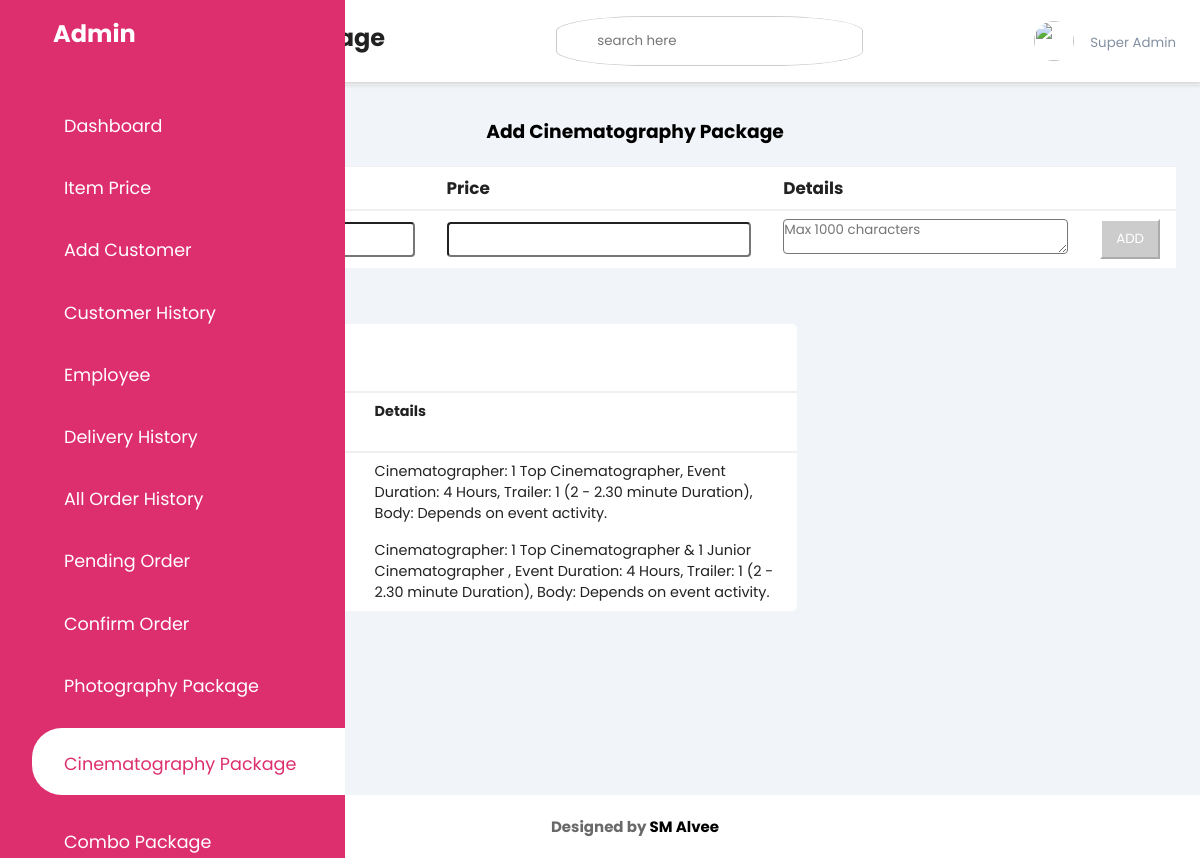
The app's page /admin/addcinepackage.php (signed in) with its own data.
### tables this page shows
CREATE TABLE `cinepackage` (
  `id` int(11) NOT NULL,
  `package_name` varchar(100) NOT NULL,
  `price` int(11) NOT NULL,
  `details` varchar(1000) NOT NULL
);

### db/DBConfig.php (called while the page is built, shortened)
<?php
class dbconfig
{
	private $_host = "localhost";
	private $_username = "root";
	private $_password = "";
	private $_database = "wedding";
	protected $connection;
	public function __construct()
	{
		if(!isset($this->connection))
		{
			$this->connection = new mysqli($this->_host,$this->_username,$this->_password,$this->_database);
		}
		return $this->connection;
	}
}
?>

### db/Crud.php (called while the page is built, shortened)
<?php
include_once 'DBConfig.php';
class Crud extends dbconfig{
	public function getData($query)
	{
		$result = $this->connection->query($query);
			$rows = array();
			while($row = $result->fetch_assoc())
			{
				$rows[] = $row;
			}
		return $rows;
	}
}
?>

### admin/addcinepackage.php (the view, shortened to what this page needs)
<?php
  include_once '../db/Crud.php';
  $crud = new Crud();
  $query2 = "select * from cinepackage";
  $getpackage = $crud->getData($query2);
?>
<!DOCTYPE html>
<html lang="en">
<head>
	<link rel="stylesheet" href="https://maxst.icons8.com/vue-static/landings/line-awesome/line-awesome/1.3.0/css/line-awesome.min.css">
	<link rel="stylesheet" type="text/css" href="css/style.css">
</head>
<body>
	<div class="sidebar">
		<div class="sidebar-brand">
			<h2><span class="lab la-accusoft"></span> <span>Admin</span></h2>
		</div>
		<div class="sidebar-menu">
			<ul>
				<li>
					<a href="dashboard.php" ><span class="las la-igloo"></span><span>Dashboard</span></a>
				</li>
				<li>
					<a href="package.php"><span class="las la-users"></span><span>Item Price</span></a>
				</li>
				<li>
					<a href="addcustomer.php"><span class="las la-clipboard-list"></span><span>Add Customer</span></a>
				</li>
				<li>
					<a href="customerhistory.php" ><span class="las la-users"></span><span>Customer History</span></a>
				</li>
				<li>
					<a href=""><span class="las la-shopping-bag"></span><span>Employee</span></a>
				</li>
				<li>
					<a href=""><span class="las la-shopping-bag"></span><span>Delivery History</span></a>
				</li>
				<li>
					<a href="allorderhistory.php"><span class="las la-shopping-bag"></span><span>All Order History</span></a>
				</li>
				<li>
					<a href="orderrequest.php" ><span class="las la-shopping-bag"></span><span>Pending Order</span></a>
				</li>
				<li>
					<a href="confirmorder.php"><span class="las la-shopping-bag"></span><span>Confirm Order</span></a>
				</li>
				<li>
					<a href="addphotopackage.php"><span class="las la-shopping-bag"></span><span>Photography Package</span></a>
				</li>
				<li>
					<a href="addcinepackage.php" class="active"><span class="las la-shopping-bag"></span><span>Cinematography Package</span></a>
				</li>
				<li>
					<a href="addcombopackage.php"><span class="las la-shopping-bag"></span><span>Combo Package</span></a>
				</li>
			</ul>
		</div>
	</div>
	<div class="main-content">
		<header>
			<h2>
				<label for="nav-toggle">
					<span class="las la-bars"></span>
				</label>
			</h2>
			<div class="search-wrapper">
				<input type="search" placeholder="search here" name="">
			</div>
			<div class="user-wrapper">
				<img src="UserImage/2.jpg" width="40px" height="40px" alt="">
				<div>
					<small>Super Admin</small>
				</div>
			</div>
		</header>
		<main>
			<div><h3 style="text-align: center; margin-bottom: 20px;">Add Cinematography Package</h3></div>
			<form action="addcinepackage.php" method="post">
				<table width="100%" style="background: #fff;">
				<thead>
					<tr>
						<td><h3>Package Name</h3></td>
						<td><h3>Price</h3></td>
						<td><h3>Details</h3></td>
					</tr>
				</thead>
				<tbody>
					<tr>
						<td><input style="width: 100%; height: 35px; border-radius: 4px;" type="text" name="package_name" required=""></td>
						<td><input style="width: 100%; height: 35px; border-radius: 4px;" type="number" name="price" required=""></td>
						<td><textarea style="width: 100%; height: 35px; border-radius: 4px;" type="number" name="details" required="" placeholder="Max 1000 characters"></textarea></td>
						<td>
							<input style=
										"color:#FFFFFF;
										background-color:#ccc;
										border-color:#fff;
										padding: .5rem;
										width: 100%"
									type="submit" name="submit" value="ADD">
						</td>
					</tr>
				</tbody>
			</table>
			<div class="recent-grid">
					<div class="projects">
						<div class="card">
							<div class="card-header">
								<h2>Photographer</h2>
							</div>
							<div class="card-body">
								<div class="table-responsive">
									<table width="100%">
										<thead>
											<tr>
												<td>Package Name</td>
												<td>Price BDT</td>
												<td>Details</td>
											</tr>
										</thead>
										<tbody>
											<?php foreach($getpackage as $key=>$package) {?>
											<tr>
												<td><?php echo $package['package_name'];?></td>
												<td><?php echo number_format($package['price']); ?></td>
												<td><?php echo $package['details']; ?></td>
											</tr>
											<?php }?>
										</tbody>
									</table>
								</div>
							</div>
						</div>
					</div>
				</div>
			</form>
		</main>
		<footer class="footer">
            <h4>Designed by <a href="https://www.facebook.com/raisuddin.alvee.56/" target="blanck" style="color: black;">SM Alvee</a></h4>
        </footer>
	</div>
</body>
</html>

### admin/css/style.css (style rules this page uses)
:root { --main-color: #DD2F6E; --color-dark: #1D2231; --text-grey: #8390A2; }
* { padding: 0; margin: 0; box-sizing: border-box; list-style-type: none; text-decoration: none; font-family: 'Poppins' , sans-serif; }
.sidebar { width: 345px; position: fixed; left: 0; top: 0; height: 100%; background: var(--main-color); z-index: 100; transition: width 300ms; }
.sidebar-brand { height: 90px; padding: 1rem 0rem 1rem 2rem; color: #fff; }
.sidebar-brand span { display: inline-block; padding-right: 1rem; }
.sidebar-menu { margin-top: 1rem; }
.sidebar-menu li { width: 100%; margin-bottom: 1.7rem; padding-left: 1rem; }
.sidebar-menu a { padding-left: 1rem; display: block; color: #fff; font-size: 1.1rem; }
.sidebar-menu a.active { background: #fff; padding-top: 1rem; padding-bottom: 1rem; color: var(--main-color); border-radius: 30px 0px 0px 30px; }
.sidebar-menu a span:first-child { font-size: 1.5rem; padding-right: 1rem }
.main-content { transition: margin-left 300ms; margin-left: 345px; }
header { background: #fff; display: flex; justify-content: space-between; padding: 1rem 1.5rem; box-shadow: 2px 2px 5px rgba(0,0,0,0.2); position: fixed; left: 345px; width: calc(100% - 345px); top: 0; z-index: 100; transition: left 300ms; }
header h2 { color: #222; }
header label span { font-size: 1.7rem; padding-right: 1rem; }
.search-wrapper { border: 1px solid #ccc; border-radius: 30%; height: 50px; display: flex; align-items: center; overflow-x: hidden; }
.search-wrapper input { height: 100%; padding: .5rem; border: none; outline: none; }
.user-wrapper { display: flex; align-items: center; }
.user-wrapper img { border-radius: 50%; margin-right: 1rem; }
.user-wrapper small { display: inline-block; color: var(--text-grey); }
main { margin-top: 85px; padding: 2rem 1.5rem; background: #f1f5f9; min-height: calc(100vh - 90px); }
.recent-grid { margin-top: 3.5rem; display: grid; grid-gap: 2rem; grid-template-columns: 65% auto; }
.card { background: #fff; border-radius: 5px; }
.card-header { padding: 1rem; }
.card-header { display: flex; justify-content: space-between; align-items: center; border-bottom: 1px solid #f0f0f0; }
table { border-collapse: collapse; }
thead tr { border-top: 1px solid #f0f0f0; border-bottom: 2px solid #f0f0f0; }
thead td { font-weight: 700; }
td { padding: .5rem 1rem; font-size: .9rem; color: #222; }
tr td:last-child { display: flex; align-items: center; }
.table-responsive { width: 100%; overflow-x: auto; }
.footer { text-align: center; margin-top: 20px; margin-bottom: 20px; color: #696969; font-size: 15px; font-family: "AnyConv.com__AvenirLTStd-Roman"; }
@media only screen and (max-width: 1200px) { .sidebar { width: 70px; } }
@media only screen and (max-width: 1200px) { .sidebar .sidebar-brand, .sidebar li { padding-left: 1rem; text-align: center; } }
@media only screen and (max-width: 1200px) { .sidebar li a { padding-left: 0rem; } }
@media only screen and (max-width: 1200px) { .sidebar .sidebar-brand h2 span:last-child, .sidebar li a span:last-child { display: none; } }
@media only screen and (max-width: 1200px) { .main-content { margin-left: 70px; } }
@media only screen and (max-width: 1200px) { .main-content header { width: calc(100% - 70px); left: 70px; } }

### records on screen
cinepackage: details "Cinematographer: 1 Top Cinematographer, Event Duration: 4 Hours, Trailer: 1 (2 - 2.30 minute Duration), Body: Depends on event activity."
cinepackage: details "Cinematographer: 1 Top Cinematographer & 1 Junior Cinematographer , Event Duration: 4 Hours, Trailer: 1 (2 - 2.30 minute Duration), Body: Depends on event activity."
